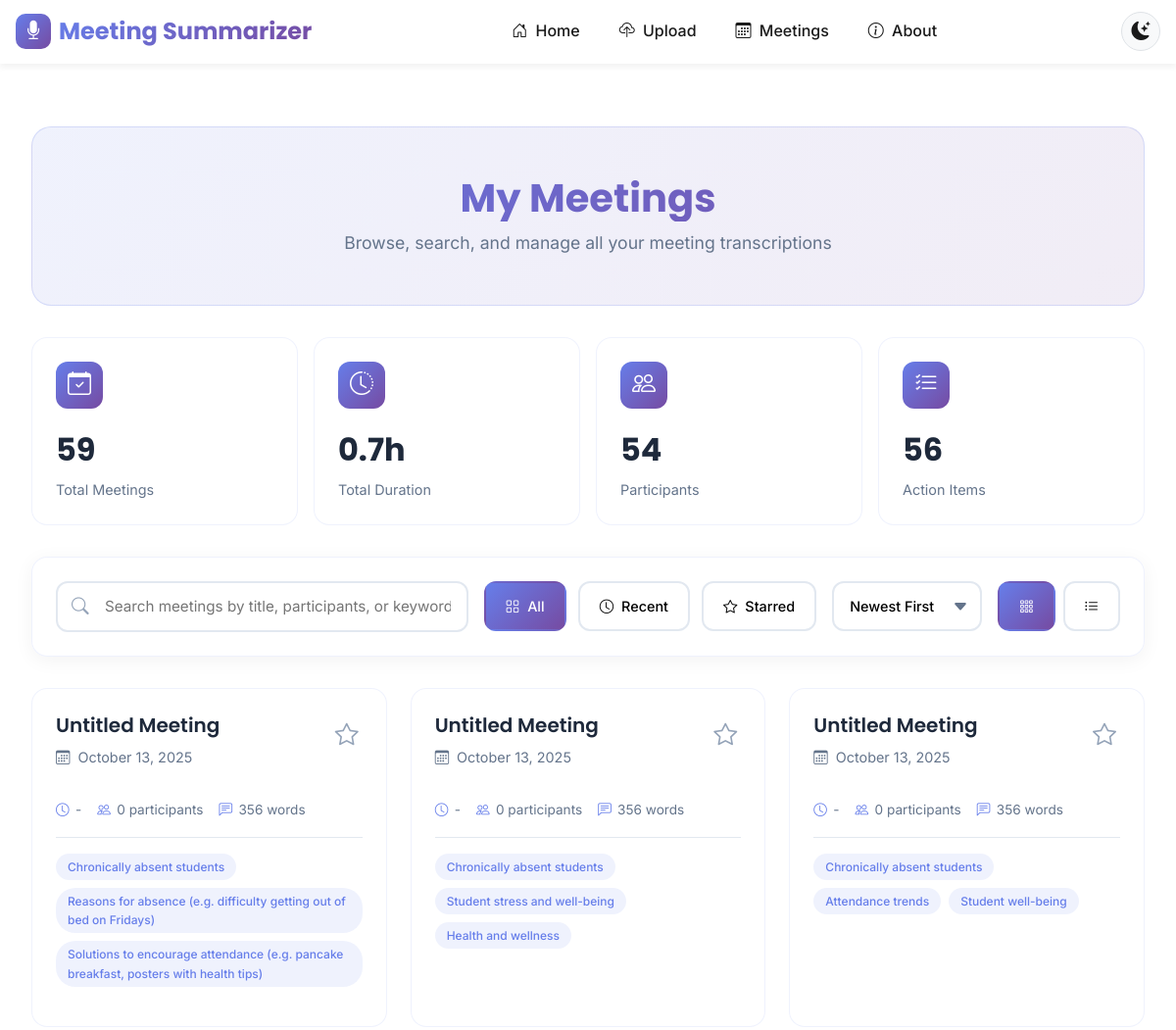
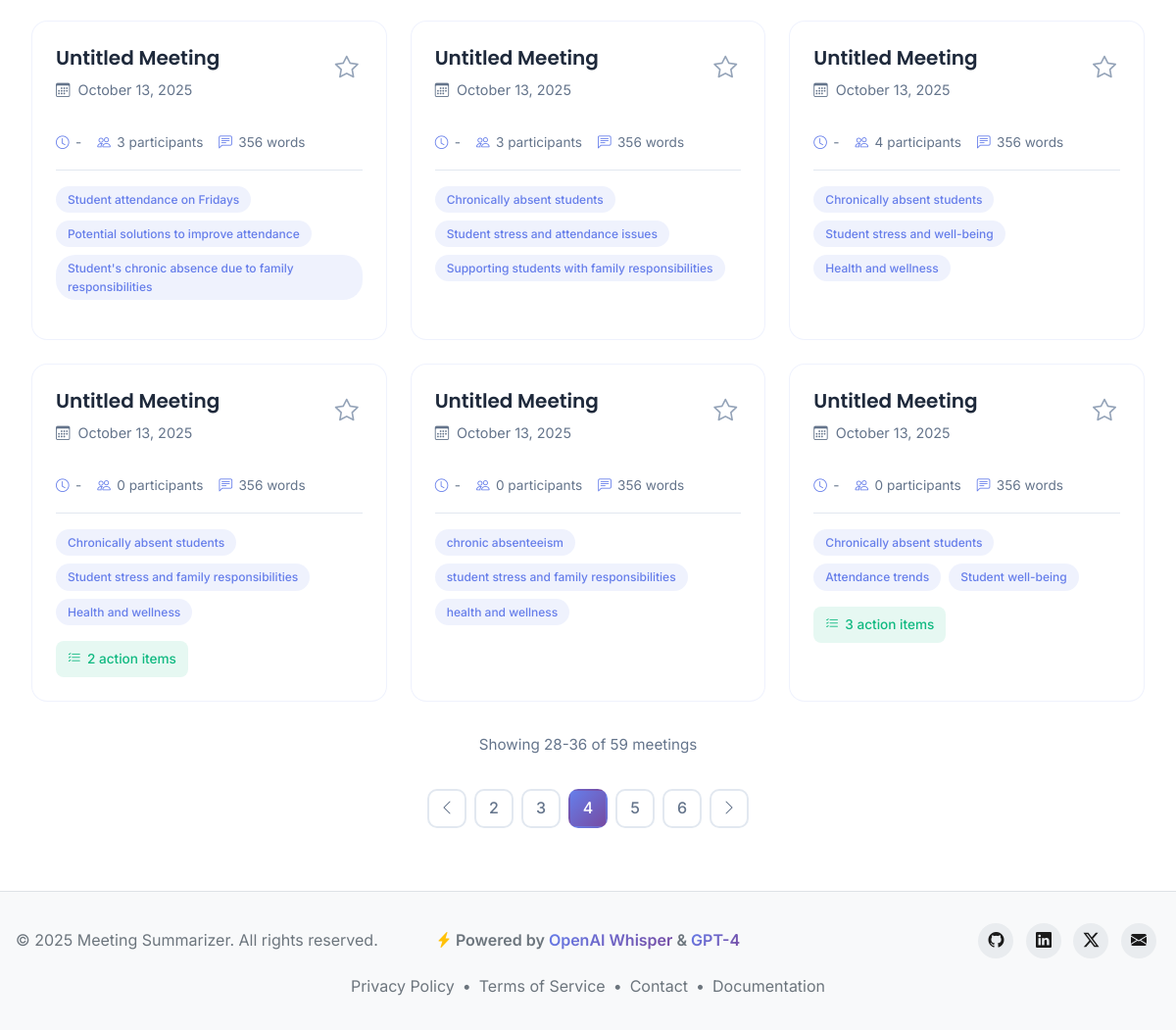
/meetings/?page=4, run on the app's committed database (2 pictures, top to bottom).
### meetings/models.py (models this page shows, shortened)
class Meeting(models.Model):
    STATUS_CHOICES = [
        ('pending', 'Pending'),
        ('processing', 'Processing'),
        ('completed', 'Completed'),
        ('failed', 'Failed'),
    ]
    audio_file = models.FileField(
        upload_to='meetings/audio/',
        max_length=500,
        validators=[
            FileExtensionValidator(
                allowed_extensions=['mp3', 'wav', 'm4a', 'ogg', 'flac']
            )
        ],
        help_text='Upload audio file (MP3, WAV, M4A, OGG, or FLAC format)'
    )
    title = models.CharField(
        max_length=200,
        default='Untitled Meeting',
        help_text='Meeting title or name'
    )
    duration = models.IntegerField(
        null=True,
        blank=True,
        help_text='Duration in seconds'
    )
    status = models.CharField(
        max_length=20,
        choices=STATUS_CHOICES,
        default='pending',
        db_index=True,  # Index for faster status queries
        help_text='Current processing status'
    )
    created_at = models.DateTimeField(
        auto_now_add=True,
        help_text='Timestamp when meeting was created'
    )
    updated_at = models.DateTimeField(
        auto_now=True,
        help_text='Timestamp when meeting was last updated'
    )
    file_size = models.IntegerField(
        null=True,
        blank=True,
        help_text='File size in bytes'
    )
    notes = models.TextField(
        blank=True,
        null=True,
        help_text='Optional notes or description'
    )
    error_message = models.TextField(
        blank=True,
        null=True,
        help_text='Error message if processing failed'
    )
    is_starred = models.BooleanField(
        default=False,
        help_text='Whether this meeting is starred/favorited'
    )
    tags = models.ManyToManyField(
        'Tag',
        blank=True,
        related_name='meetings',
        help_text='Tags for categorizing this meeting'
    )
    related_meetings = models.ManyToManyField(
        'self',
        blank=True,
        symmetrical=False,
        related_name='referenced_by',
        help_text='Other meetings related to this one'
    )
    class Meta:
        ordering = ['-created_at']  # Show newest meetings first
        verbose_name = 'Meeting'
        verbose_name_plural = 'Meetings'
        indexes = [
            models.Index(fields=['-created_at']),
            models.Index(fields=['status']),
        ]

class Transcript(models.Model):
    meeting = models.ForeignKey(
        Meeting,
        on_delete=models.CASCADE,
        related_name='transcripts',
        help_text='Related meeting record'
    )
    text = models.TextField(
        help_text='Full transcript text'
    )
    language = models.CharField(
        max_length=10,
        default='en',
        help_text='Language code (e.g., en, es, fr)'
    )
    word_count = models.IntegerField(
        default=0,
        help_text='Number of words in transcript'
    )
    created_at = models.DateTimeField(
        auto_now_add=True,
        help_text='Timestamp when transcript was created'
    )
    confidence_score = models.FloatField(
        null=True,
        blank=True,
        help_text='ASR confidence score (0.0 to 1.0)'
    )
    class Meta:
        verbose_name = 'Transcript'
        verbose_name_plural = 'Transcripts'
        ordering = ['-created_at']

class Summary(models.Model):
    meeting = models.OneToOneField(
        Meeting,
        on_delete=models.CASCADE,
        related_name='summary',
        help_text='Related meeting record'
    )
    executive_summary = models.TextField(
        help_text='Brief overview of meeting'
    )
    key_decisions = models.JSONField(
        default=list,
        help_text='List of key decisions made during the meeting'
    )
    discussion_topics = models.JSONField(
        default=list,
        help_text='Main topics discussed during the meeting'
    )
    participants = models.JSONField(
        default=list,
        blank=True,
        help_text='List of meeting participants (if detected)'
    )
    insights = models.JSONField(
        default=list,
        blank=True,
        help_text='Key insights or takeaways'
    )
    created_at = models.DateTimeField(
        auto_now_add=True,
        help_text='Timestamp when summary was created'
    )
    class Meta:
        verbose_name = 'Summary'
        verbose_name_plural = 'Summaries'
        ordering = ['-created_at']

### meetings/views.py (the view)
# urls.py: path('meetings/', views.meetings_list, name='list'),
def meetings_list(request):
    try:
        meetings = Meeting.objects.select_related('summary').prefetch_related(
            'transcripts', 'action_items'
        )
        status_filter = request.GET.get('status', '')
        search_query = request.GET.get('search', '')
        filter_type = request.GET.get('filter', 'all')  # all, recent, starred
        sort_by = request.GET.get('sort', 'date-desc')  # date-desc, date-asc, title-asc, title-desc, duration-desc, duration-asc
        if status_filter and status_filter in ['pending', 'processing', 'completed', 'failed']:
            meetings = meetings.filter(status=status_filter)
        if filter_type == 'starred':
            meetings = meetings.filter(is_starred=True)
        elif filter_type == 'recent':
            from datetime import timedelta
            seven_days_ago = timezone.now() - timedelta(days=7)
            meetings = meetings.filter(created_at__gte=seven_days_ago)
        if search_query:
            meetings = meetings.filter(title__icontains=search_query)
        if sort_by == 'date-desc':
            meetings = meetings.order_by('-created_at')
        elif sort_by == 'date-asc':
            meetings = meetings.order_by('created_at')
        elif sort_by == 'title-asc':
            meetings = meetings.order_by('title')
        elif sort_by == 'title-desc':
            meetings = meetings.order_by('-title')
        elif sort_by == 'duration-desc':
            meetings = meetings.order_by('-duration')
        elif sort_by == 'duration-asc':
            meetings = meetings.order_by('duration')
        else:
            meetings = meetings.order_by('-created_at')
        total_count = meetings.count()
        paginator = Paginator(meetings, 9)
        page_number = request.GET.get('page', 1)
        try:
            page_obj = paginator.page(page_number)
        except PageNotAnInteger:
            page_obj = paginator.page(1)
        except EmptyPage:
            page_obj = paginator.page(paginator.num_pages)
        all_meetings = Meeting.objects.all()
        total_duration = sum(m.duration for m in all_meetings if m.duration)
        total_participants = 0
        for m in all_meetings:
            if hasattr(m, 'summary') and m.summary and m.summary.participants:
                total_participants += len(m.summary.participants)
        total_action_items = ActionItem.objects.filter(meeting__in=all_meetings).count()
        total_duration_hours = total_duration / 3600 if total_duration else 0
        context = {
            'meetings': page_obj,
            'page_obj': page_obj,
            'status_filter': status_filter,
            'search_query': search_query,
            'filter_type': filter_type,
            'sort_by': sort_by,
            'total_count': total_count,
            'paginator': paginator,
            'total_duration_hours': total_duration_hours,
            'total_participants': total_participants,
            'total_action_items': total_action_items,
        }
        return render(request, 'meetings/list.html', context)
    except Exception as e:
        messages.error(request, f'Error loading meetings list: {str(e)}')
        return render(request, 'meetings/list.html', {
            'meetings': [],
            'total_count': 0,
        })

### templates/meetings/list.html (shortened to what this page needs)
{% extends 'base.html' %}
{% load humanize %}
{% load meeting_filters %}
{% block content %}
<div class="meetings-container">
    <div class="meetings-header fade-in">
        <h1>My Meetings</h1>
        <p>Browse, search, and manage all your meeting transcriptions</p>
    </div>
    <div class="stats-row fade-in">
        <div class="stat-card" style="animation-delay: 0.1s">
            <div class="icon">
                <i class="bi bi-calendar-check"></i>
            </div>
            <div class="value">{{ total_count }}</div>
            <div class="label">Total Meetings</div>
        </div>
        <div class="stat-card" style="animation-delay: 0.2s">
            <div class="icon">
                <i class="bi bi-clock-history"></i>
            </div>
            <div class="value">{{ total_duration_hours|floatformat:1 }}h</div>
            <div class="label">Total Duration</div>
        </div>
        <div class="stat-card" style="animation-delay: 0.3s">
            <div class="icon">
                <i class="bi bi-people"></i>
            </div>
            <div class="value">{{ total_participants }}</div>
            <div class="label">Participants</div>
        </div>
        <div class="stat-card" style="animation-delay: 0.4s">
            <div class="icon">
                <i class="bi bi-list-check"></i>
            </div>
            <div class="value">{{ total_action_items }}</div>
            <div class="label">Action Items</div>
        </div>
    </div>
    <div class="controls-bar fade-in" style="animation-delay: 0.5s">
        <div class="search-box">
            <i class="bi bi-search"></i>
            <input type="text" id="searchInput" placeholder="Search meetings by title, participants, or keywords..." value="{{ search_query }}">
        </div>
        <div class="filter-group">
            <button class="filter-btn {% if filter_type == 'all' or not filter_type %}active{% endif %}" data-filter="all">
                <i class="bi bi-grid"></i>
                All
            </button>
            <button class="filter-btn {% if filter_type == 'recent' %}active{% endif %}" data-filter="recent">
                <i class="bi bi-clock"></i>
                Recent
            </button>
            <button class="filter-btn {% if filter_type == 'starred' %}active{% endif %}" data-filter="starred">
                <i class="bi bi-star"></i>
                Starred
            </button>
        </div>
        <div class="sort-dropdown">
            <select id="sortSelect">
                <option value="date-desc" {% if sort_by == 'date-desc' %}selected{% endif %}>Newest First</option>
            </select>
        </div>
        <div class="view-toggle">
            <button class="view-btn active" data-view="grid">
                <i class="bi bi-grid-3x3-gap"></i>
            </button>
            <button class="view-btn" data-view="list">
                <i class="bi bi-list-ul"></i>
            </button>
        </div>
    </div>
    <div class="meetings-grid" id="gridView">
        {% for meeting in meetings %}
        {% url 'meetings:detail' meeting.id as meeting_url %}
        <div class="meeting-card fade-in" data-meeting-id="{{ meeting.id }}" style="animation-delay: 0.{{ forloop.counter }}s">
            <div class="meeting-card-header">
                <div onclick="window.location.href='{{ meeting_url }}'" style="cursor: pointer; flex: 1;">
                    <h3>{{ meeting.title }}</h3>
                    <div class="meeting-date">
                        <i class="bi bi-calendar3"></i>
                        <span>{{ meeting.created_at|date:"F d, Y" }}</span>
                    </div>
                </div>
                <button class="star-btn {% if meeting.is_starred %}starred{% endif %}"
                        data-meeting-id="{{ meeting.id }}"
                        onclick="event.stopPropagation(); toggleStar({{ meeting.id }}, this);"
                        title="{% if meeting.is_starred %}Remove from favorites{% else %}Add to favorites{% endif %}">
                    <i class="bi bi-star{% if meeting.is_starred %}-fill{% endif %}"></i>
                </button>
            </div>
            <div class="meeting-meta" onclick="window.location.href='{{ meeting_url }}'" style="cursor: pointer;">
                <div class="meta-item">
                    <i class="bi bi-clock"></i>
                    <span>{{ meeting.duration|format_duration }}</span>
                </div>
                <div class="meta-item">
                    <i class="bi bi-people"></i>
                    {% if meeting.summary and meeting.summary.participants %}
                    <span>{{ meeting.summary.participants|length }} participant{{ meeting.summary.participants|length|pluralize }}</span>
                    {% else %}
                    <span>0 participants</span>
                    {% endif %}
                </div>
                <div class="meta-item">
                    <i class="bi bi-chat-left-text"></i>
                    {% if meeting.transcripts.first %}
                    <span>{{ meeting.transcripts.first.word_count|default:'0'|intcomma }} words</span>
                    {% else %}
                    <span>0 words</span>
                    {% endif %}
                </div>
            </div>
            {% if meeting.summary and meeting.summary.discussion_topics %}
            <div class="meeting-tags">
                {% for topic in meeting.summary.discussion_topics|slice:":3" %}
                <span class="tag">{{ topic }}</span>
                {% endfor %}
            </div>
            {% endif %}
            {% if meeting.action_items.count > 0 %}
            <div class="meeting-stats">
                <div class="stat-badge">
                    <i class="bi bi-list-check"></i>
                    <span>{{ meeting.action_items.count }} action item{{ meeting.action_items.count|pluralize }}</span>
                </div>
            </div>
            {% endif %}
        </div>
        {% empty %}
        <div class="meeting-card">
            <p>No meetings found.</p>
        </div>
        {% endfor %}
    </div>
    {% if total_count > 0 %}
    <div style="text-align: center; margin: 2rem 0 1rem; color: #64748b; font-size: 0.95rem;">
        Showing {{ page_obj.start_index }}-{{ page_obj.end_index }} of {{ total_count }} meeting{{ total_count|pluralize }}
    </div>
    {% endif %}
    {% if page_obj.has_other_pages %}
    <div class="pagination fade-in" style="animation-delay: 1.2s">
        {% if page_obj.has_previous %}
        <a href="?page={{ page_obj.previous_page_number }}{% if status_filter %}&status={{ status_filter }}{% endif %}{% if search_query %}&search={{ search_query }}{% endif %}" class="page-btn">
            <i class="bi bi-chevron-left"></i>
        </a>
        {% else %}
        <button class="page-btn" disabled>
            <i class="bi bi-chevron-left"></i>
        </button>
        {% endif %}
        {% for num in page_obj.paginator.page_range %}
            {% if page_obj.number == num %}
            <button class="page-btn active">{{ num }}</button>
            {% elif num > page_obj.number|add:'-3' and num < page_obj.number|add:'3' %}
            <a href="?page={{ num }}{% if status_filter %}&status={{ status_filter }}{% endif %}{% if search_query %}&search={{ search_query }}{% endif %}" class="page-btn">{{ num }}</a>
            {% endif %}
        {% endfor %}
        {% if page_obj.has_next %}
        <a href="?page={{ page_obj.next_page_number }}{% if status_filter %}&status={{ status_filter }}{% endif %}{% if search_query %}&search={{ search_query }}{% endif %}" class="page-btn">
            <i class="bi bi-chevron-right"></i>
        </a>
        {% else %}
        <button class="page-btn" disabled>
            <i class="bi bi-chevron-right"></i>
        </button>
        {% endif %}
    </div>
    {% endif %}
</div>
{% endblock %}

### data on the page
Meeting: title "Untitled Meeting", created_at "October 13, 2025", is_starred False (drawn), duration "-", shows "0 participants", transcripts.first.word_count "356", discussion_topics "Chronically absent students" "Reasons for absence (e.g. difficulty getting out of bed on Fridays)" "Solutions to encourage attendance (e.g. pancake breakfast, posters with health tips)"
Meeting: title "Untitled Meeting", created_at "October 13, 2025", is_starred False (drawn), duration "-", shows "0 participants", transcripts.first.word_count "356", discussion_topics "Chronically absent students" "Student stress and well-being" "Health and wellness"
Meeting: title "Untitled Meeting", created_at "October 13, 2025", is_starred False (drawn), duration "-", shows "0 participants", transcripts.first.word_count "356", discussion_topics "Chronically absent students" "Attendance trends" "Student well-being"
Meeting: title "Untitled Meeting", created_at "October 13, 2025", is_starred False (drawn), duration "-", summary.participants|length "3", transcripts.first.word_count "356", discussion_topics "Student attendance on Fridays" "Potential solutions to improve attendance" "Student's chronic absence due to family responsibilities"
Meeting: title "Untitled Meeting", created_at "October 13, 2025", is_starred False (drawn), duration "-", summary.participants|length "3", transcripts.first.word_count "356", discussion_topics "Chronically absent students" "Student stress and attendance issues" "Supporting students with family responsibilities"
Meeting: title "Untitled Meeting", created_at "October 13, 2025", is_starred False (drawn), duration "-", summary.participants|length "4", transcripts.first.word_count "356", discussion_topics "Chronically absent students" "Student stress and well-being" "Health and wellness"
Meeting: title "Untitled Meeting", created_at "October 13, 2025", is_starred False (drawn), duration "-", shows "0 participants", transcripts.first.word_count "356", discussion_topics "Chronically absent students" "Student stress and family responsibilities" "Health and wellness", action_items.count "2"
Meeting: title "Untitled Meeting", created_at "October 13, 2025", is_starred False (drawn), duration "-", shows "0 participants", transcripts.first.word_count "356", discussion_topics "chronic absenteeism" "student stress and family responsibilities" "health and wellness"
Meeting: title "Untitled Meeting", created_at "October 13, 2025", is_starred False (drawn), duration "-", shows "0 participants", transcripts.first.word_count "356", discussion_topics "Chronically absent students" "Attendance trends" "Student well-being", action_items.count "3"

### other printed values
{{ total_count }} "59"
{{ total_duration_hours|floatformat:1 }} "0.7"
{{ total_participants }} "54"
{{ total_action_items }} "56"
{{ page_obj.start_index }} "28"
{{ page_obj.end_index }} "36"
{{ num }} "2" "3" "5" "6"
{{ num }} "4"
